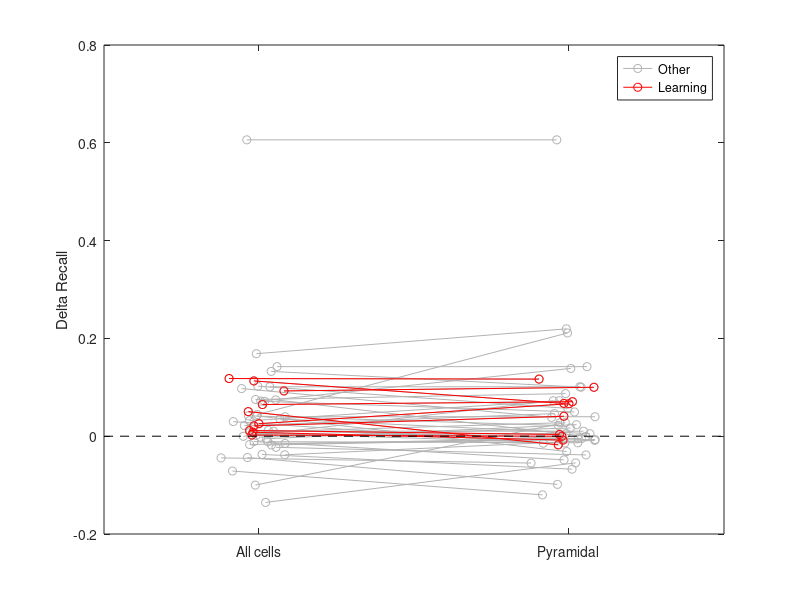

Recreate this plot in MATLAB.
close all
clearvars

ndata = 50;
learnSes = [1 3 7 14 19 28 32 41 44 46];
% InitSes = [1 13 27 38];

% type = 'Trial';

% Load recall data for all cells and only pyramidal
deltarec_all = csvread('Trial_ErrorCorrect_pvalue_difference_allcells.csv');
deltarec_pyr = csvread('Trial_ErrorCorrect_pvalue_difference_onlypyramidal.csv');

% visualize the recall results by comparing the two dataset
jit = randn(ndata,1)*0.05;
figure()
h1 = plot([ones(ndata,1)+jit ones(ndata,1)*2+jit]',[deltarec_all(:,3) deltarec_pyr(:,3)]',...
    'o-','Color',[.7 .7 .7]); hold on
h2 = plot([ones(length(learnSes),1)+jit(learnSes) ones(length(learnSes),1)*2+jit(learnSes)]',[deltarec_all(learnSes,3) deltarec_pyr(learnSes,3)]',...
    'ro-'); hold on
plot([.5 2.5],[0 0],'k--')
legend([h1(1), h2(1)],'Other','Learning')
set(gca,'XTick',1:2)
set(gca,'XTickLabel',{'All cells','Pyramidal'})
ylabel('Delta Recall')


% insert stats
[h,p]= ttest2(deltarec_all(:,3), deltarec_pyr(:,3))
[h,p]= kstest2(deltarec_all(:,3), deltarec_pyr(:,3))
[p,h]= ranksum(deltarec_all(:,3), deltarec_pyr(:,3))

[h_alllearn,p_alllearn]= kstest(deltarec_all(learnSes,3))
[h_pyrlearn,p_pyrlearn]= kstest(deltarec_pyr(learnSes,3))
[h_all,p_all]= kstest(deltarec_all(:,3))
[h_pyr,p_pyr]= kstest(deltarec_pyr(:,3))